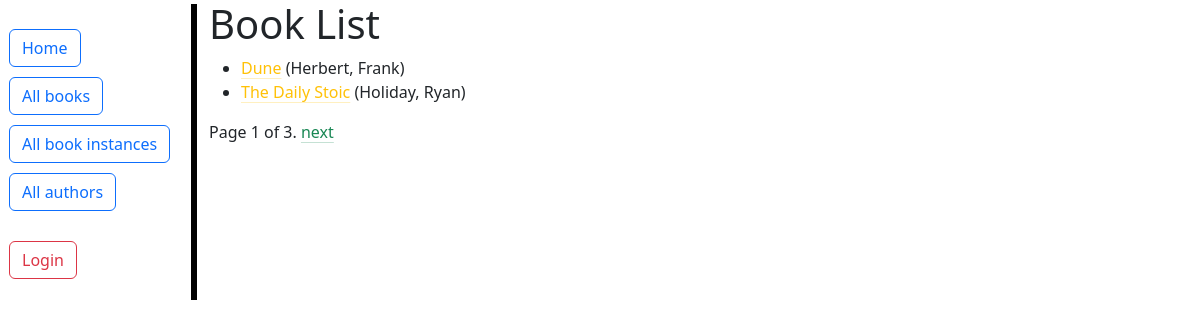
/catalog/books/, run on the app's committed database.
### catalog/models.py (models this page shows, shortened)
class Book(models.Model):
    title = models.CharField(max_length=200)
    author = models.ForeignKey('Author', on_delete=models.RESTRICT, null=True)
    summary = models.TextField(
    max_length=1000, help_text="Enter a brief description of the book")
    isbn = models.CharField('ISBN', max_length=13,
                            unique=True,
                            help_text='13 Character <a href="https://www.isbn-international.org/content/what-isbn'
                                      '">ISBN number</a>')
    genre = models.ManyToManyField(
        Genre, help_text="Select a genre for this book")
    language = models.ForeignKey('Language', on_delete = models.SET_NULL, null = True)
    def get_absolute_url(self):
        return reverse('book-detail', args=[str(self.id)])
    def display_genre(self):
        """Create a string for the Genre. This is required to display genre in Admin."""
        return ', '.join(genre.name for genre in self.genre.all()[:3])
    display_genre.short_description = 'Genre'

class Author(models.Model):
    first_name = models.CharField(max_length=100)
    last_name = models.CharField(max_length=100)
    date_of_birth = models.DateField(null=True, blank=True)
    date_of_death = models.DateField('Died', null=True, blank=True)
    class Meta:
        ordering = ['last_name', 'first_name']
    def __str__(self):
        return f'{self.last_name}, {self.first_name}'

### catalog/views.py (the view)
# urls.py: path('books/', views.BookListView.as_view(), name='books'),
class BookListView(generic.ListView):
    model = Book
    context_object_name = 'book_list'
    paginate_by = 2

### catalog/templates/catalog/book_list.html
{% extends "base_generic.html" %}
{% block content %}
  <h1>Book List</h1>
  {% if book_list %}
    <ul>
      {% for book in book_list %}
      <li>
        <a class="link-warning link-offset-2 link-underline-opacity-25 link-underline-opacity-100-hover"
           href="{{ book.get_absolute_url }}">{{ book.title }}</a>
        ({{book.author}})
      </li>
      {% endfor %}
    </ul>
  {% else %}
    <p>There are no books in the library.</p>
  {% endif %}
{% endblock %}

### data on the page
Book: title "Dune", author "Herbert, Frank"
Book: title "The Daily Stoic", author "Holiday, Ryan"

### other printed values
{{ page_obj.number }} "1"
{{ page_obj.paginator.num_pages }} "3"
